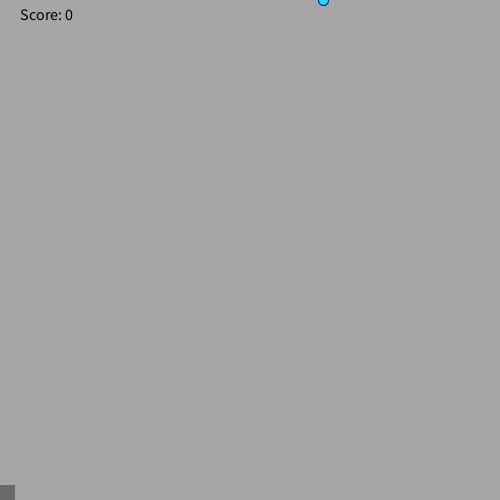
Frame 1 (no input)
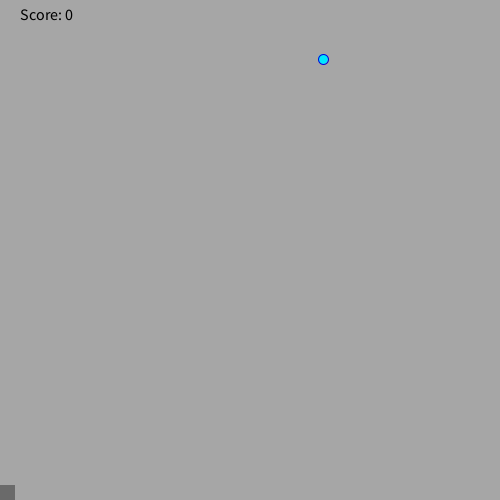
Frame 60 (the mouse pressed at the canvas centre just before this capture)
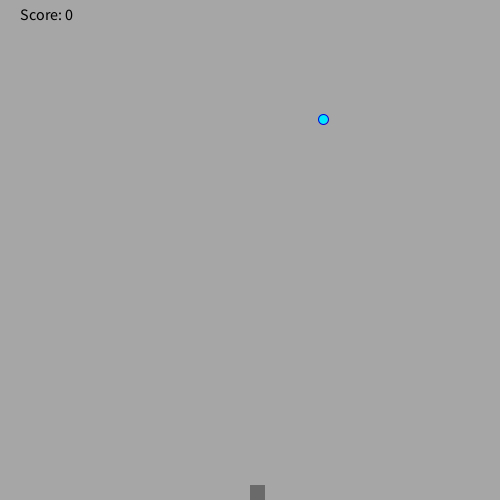
Frame 120 (the mouse held since frame 60 and released just before this capture)

The Processing sketch that drew these frames (run headless with seeded random() and noise(); from frame 60 on, the mouse is pressed at the canvas centre):

// Processing sketch: Rain_Game
// ── Rain_Game.pde
int x = 0;
int y = 0;
int randomNumber = (int)random(500);
int score = 0;
void checkCatch(int x){
     if (x > mouseX && x < mouseX+100 && y > 485){
          score++;
          y = 0;
        randomNumber = (int)random(500);
     }
}
void setup(){
  size (500,500);
}
void draw(){
  background(166, 166, 166);
   fill (0, 232, 255);
   stroke (7, 4, 214);
   ellipse (randomNumber, y++, 10, 10);
  if (y == 500){
    y = 0;
    if (score > 0){
    score--;
    }
    randomNumber = (int)random(500);
  }
  fill (106, 106, 106);
  noStroke();
  rect(mouseX, 485, 15, 15);
  checkCatch(randomNumber);
      fill(0, 0, 0);
      textSize(16);
      text("Score: " + score, 20, 20);
}
